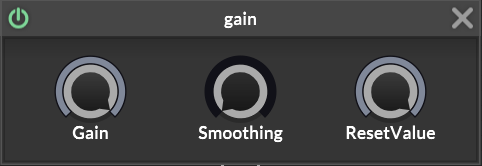
#> input picture articles/hise-dsp-buffer/assets/hise-gain-node-source.png, 482 x 166 px
$ python render_hise_gain_node_code.py
#> lines starting #> are read from the running program, lines starting #| are printed output that depends on the picture
from pathlib import Path

from PIL import Image, ImageDraw, ImageFont


ROOT = Path(__file__).resolve().parents[1]
SOURCE = ROOT / "articles" / "hise-dsp-buffer" / "assets" / "hise-gain-node-source.png"
OUTPUT = ROOT / "articles" / "hise-dsp-buffer" / "renders" / "hise-gain-node-code.png"


def font(size: int) -> ImageFont.FreeTypeFont:
    for path in (
        Path("C:/Windows/Fonts/consola.ttf"),
        Path("C:/Windows/Fonts/CascadiaMono.ttf"),
        Path("C:/Windows/Fonts/lucon.ttf"),
    ):
        if path.exists():
            return ImageFont.truetype(str(path), size)

    return ImageFont.load_default()


def main() -> None:
    width = 920
    height = 360
    divider_x = 460
    side_padding = 55

    image = Image.new("RGB", (width, height), (124, 128, 130))
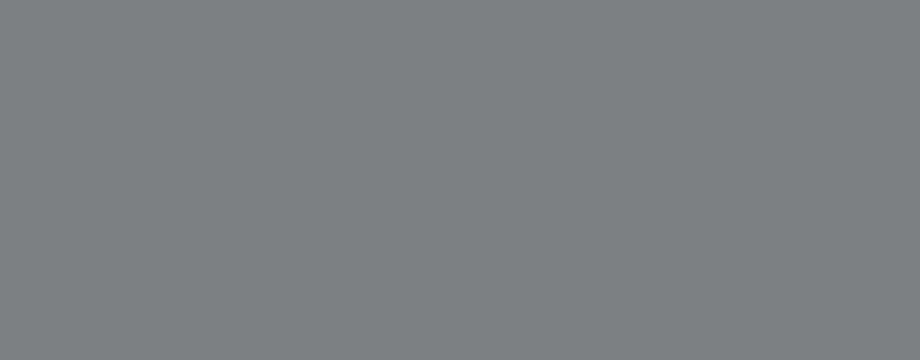
#> image: PIL image 920x360 RGB; mean R, G, B 124, 128, 130
    draw = ImageDraw.Draw(image)

    draw.rectangle((divider_x, 0, width, height), fill=(18, 24, 30))
    draw.rectangle((divider_x - 3, 0, divider_x + 1, height), fill=(84, 92, 98))

    node = Image.open(SOURCE).convert("RGB")
    node = node.crop((0, 0, node.width, node.height - 1))
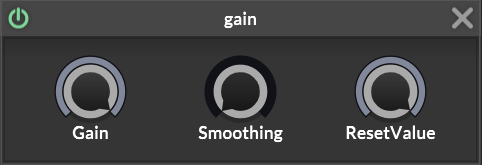
#> node: PIL image 482x165 RGB; mean R, G, B 64.6, 65.1, 65.5
    node_width = divider_x - side_padding * 2
    node_height = round(node.height * node_width / node.width)
#> node_height = 120
    node = node.resize((node_width, node_height), Image.Resampling.LANCZOS)
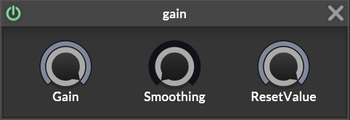
#> node: PIL image 350x120 RGB; mean R, G, B 64.5, 65, 65.4
    node_x = side_padding
    node_y = (height - node_height) // 2
#> node_y = 120
    image.paste(node, (node_x, node_y))
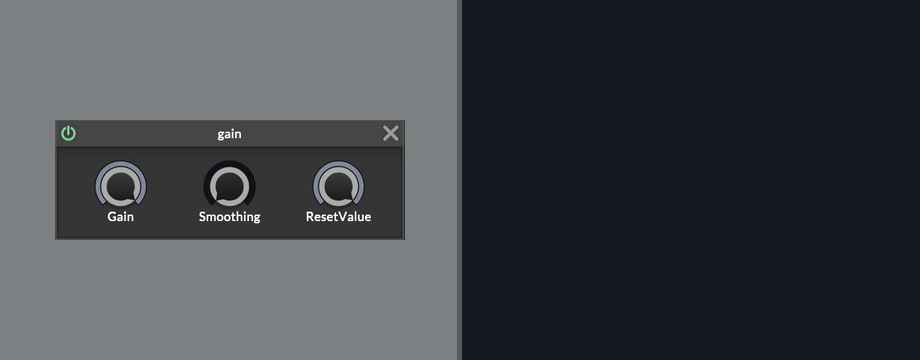
#> image: PIL image 920x360 RGB; mean R, G, B 63.5, 68, 71.9

    code_font = font(23)
    code_x = divider_x + 45
    code_y = 132
    line_gap = 46
    draw.text(
        (code_x, code_y),
        "for each sample in the buffer:",
        font=code_font,
        fill=(227, 234, 239),
    )
    draw.text(
        (code_x, code_y + line_gap),
        "sample = sample * gain",
        font=code_font,
        fill=(154, 188, 255),
    )

    OUTPUT.parent.mkdir(parents=True, exist_ok=True)
    image.save(OUTPUT)
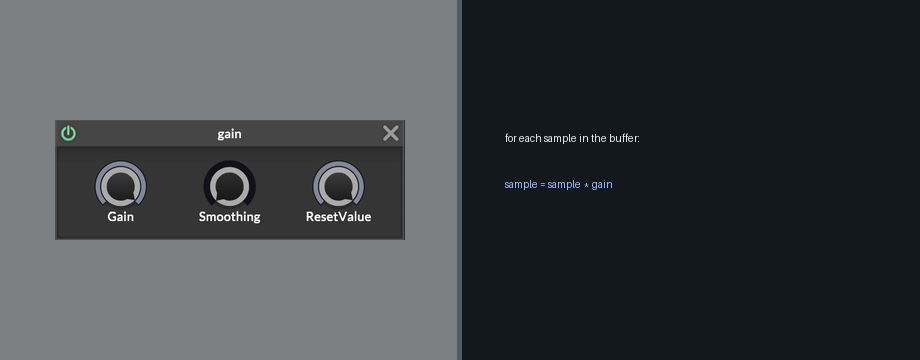
#> saved as hise-gain-node-code.png: PIL image 920x360 RGB; mean R, G, B 63.8, 68.3, 72.2


if __name__ == "__main__":
    main()
